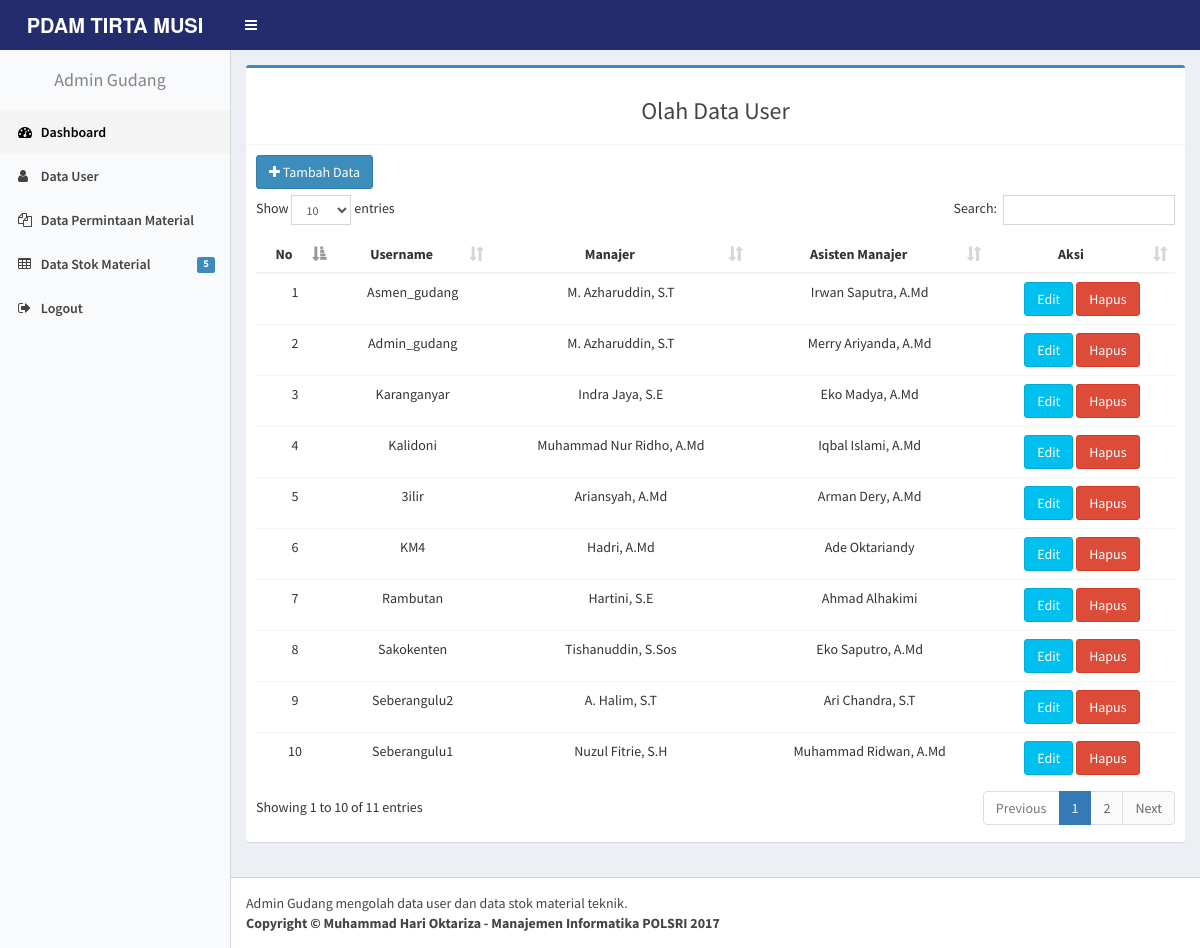
The page /admin_gudang/index.php?p=user on the database its author committed.
### tables this page shows
CREATE TABLE IF NOT EXISTS `user` (
  `id_user` int(11) NOT NULL AUTO_INCREMENT,
  `username` varchar(20) NOT NULL,
  `password` varchar(255) NOT NULL,
  `level` enum('unit_pelayanan','admin_gudang','asisten_manajer') NOT NULL,
  `manajer` varchar(50) NOT NULL,
  `asmen` varchar(50) NOT NULL,
  PRIMARY KEY (`id_user`)
);

### admin_gudang/user.php (the view, shortened to what this page needs)
<?php
      include "../fungsi/koneksi.php";
	$query = mysqli_query($koneksi, "SELECT * FROM user WHERE level!='manager' AND level!='upengadaan' ORDER BY level DESC");
?>
<section class="content">
	<div class="row">
		<div class="col-sm-12">
			 <div class="box box-primary">
                <div class="box-header with-border">
                    <h3 class="text-center">Olah Data User</h3>
                </div>
                <div class="box-body">
               <div class="row">
                    <div class="col-md-2">
                        <a href="index.php?p=tambahuser" class=" btn btn-primary"><i class="fa fa-plus"></i> Tambah Data</a>
                    </div>
                    <br><br>
                </div>
                	<div class="table-responsive">
                		<table class="table text-center" id="user">
                			<thead  >
	                			<tr>
	                				<th>No</th>
	                				<th>Username</th>
                                    <th>Manajer</th>
                                    <th>Asisten Manajer</th>
	                				<th>Aksi</th>
	                			</tr>
                			</thead>
                			<tbody>
                				<tr>
                					<?php
                						$no =1 ;
                						if (mysqli_num_rows($query)) {
                							while($row=mysqli_fetch_assoc($query)):
                					 ?>
                						<td> <?= $no; ?> </td>
                						<td> <?= $row['username']; ?> </td>
                						<td> <?= $row['manajer']; ?> </td>
                                        <td> <?= $row['asmen']; ?> </td>
                                         <td>
                                            <a href="?p=user&aksi=edit&id=<?= $row['id_user']; ?>"><span data-placement='top' data-toggle='tooltip' title='Edit'><button  class="btn btn-info">Edit</button></span></a>
                                            <a href="?p=user&aksi=hapus&id=<?= $row['id_user']; ?>"><span data-placement='top' data-toggle='tooltip' title='Hapus'><button  class="btn btn-danger" onclick="return confirm('Yakin ingin menghapus?')">Hapus</button></span></a>
                                        </td>
                				</tr>
                			<?php $no++; endwhile; } ?>
                			</tbody>
                		</table>
                	</div>
                </div>
            </div>
		</div>
	</div>
</section>

### rows shown on the page
user: username "Asmen_gudang", manajer "M. Azharuddin, S.T", asmen "Irwan Saputra, A.Md"
user: username "Admin_gudang", manajer "M. Azharuddin, S.T", asmen "Merry Ariyanda, A.Md"
user: username "Karanganyar", manajer "Indra Jaya, S.E", asmen "Eko Madya, A.Md"
user: username "Kalidoni", manajer "Muhammad Nur Ridho, A.Md", asmen "Iqbal Islami, A.Md"
user: username "3ilir", manajer "Ariansyah, A.Md", asmen "Arman Dery, A.Md"
user: username "KM4", manajer "Hadri, A.Md", asmen "Ade Oktariandy"
user: username "Rambutan", manajer "Hartini, S.E", asmen "Ahmad Alhakimi"
user: username "Sakokenten", manajer "Tishanuddin, S.Sos", asmen "Eko Saputro, A.Md"
user: username "Seberangulu2", manajer "A. Halim, S.T", asmen "Ari Chandra, S.T"
user: username "Seberangulu1", manajer "Nuzul Fitrie, S.H", asmen "Muhammad Ridwan, A.Md"

### other values the page prints
$data['jumlah'] "5"
